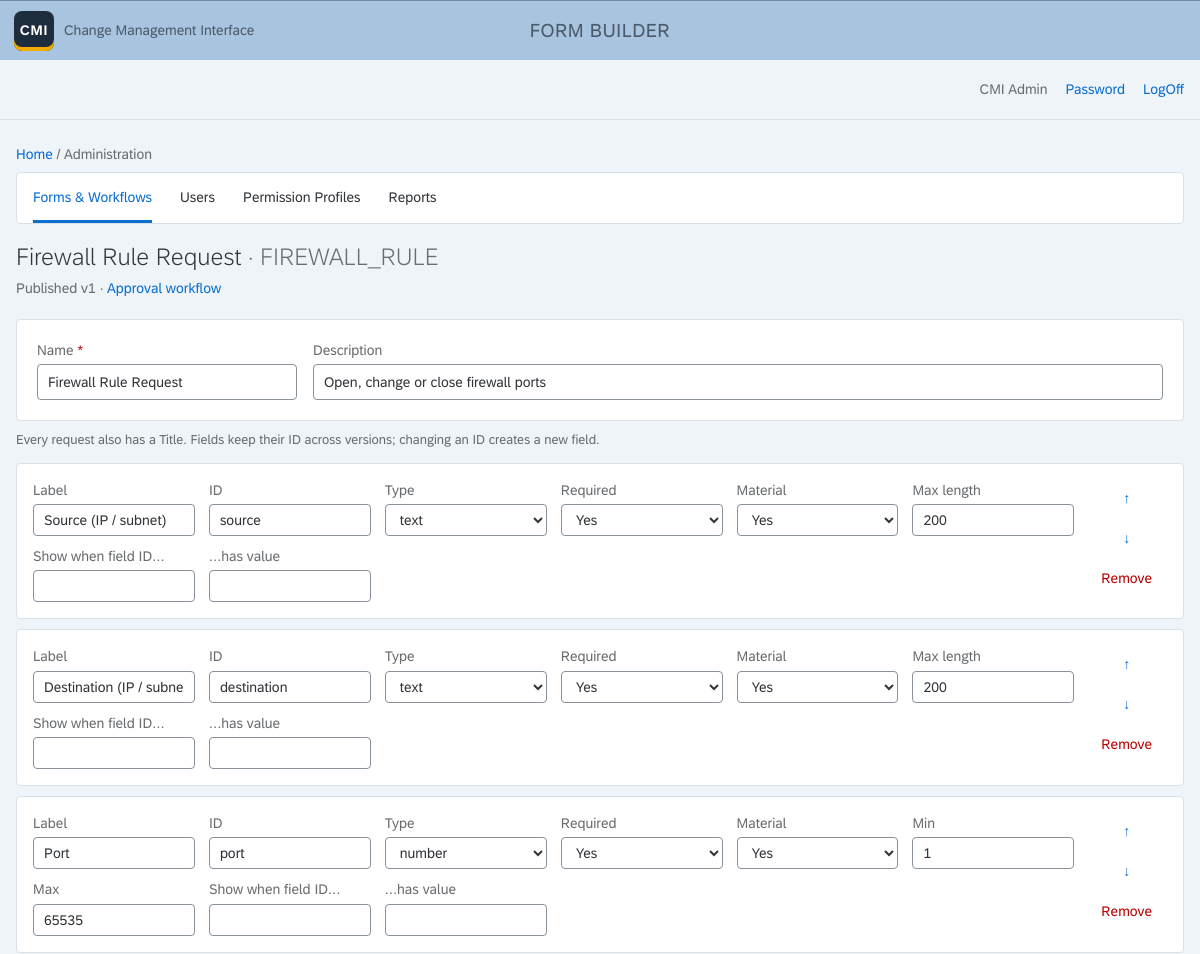
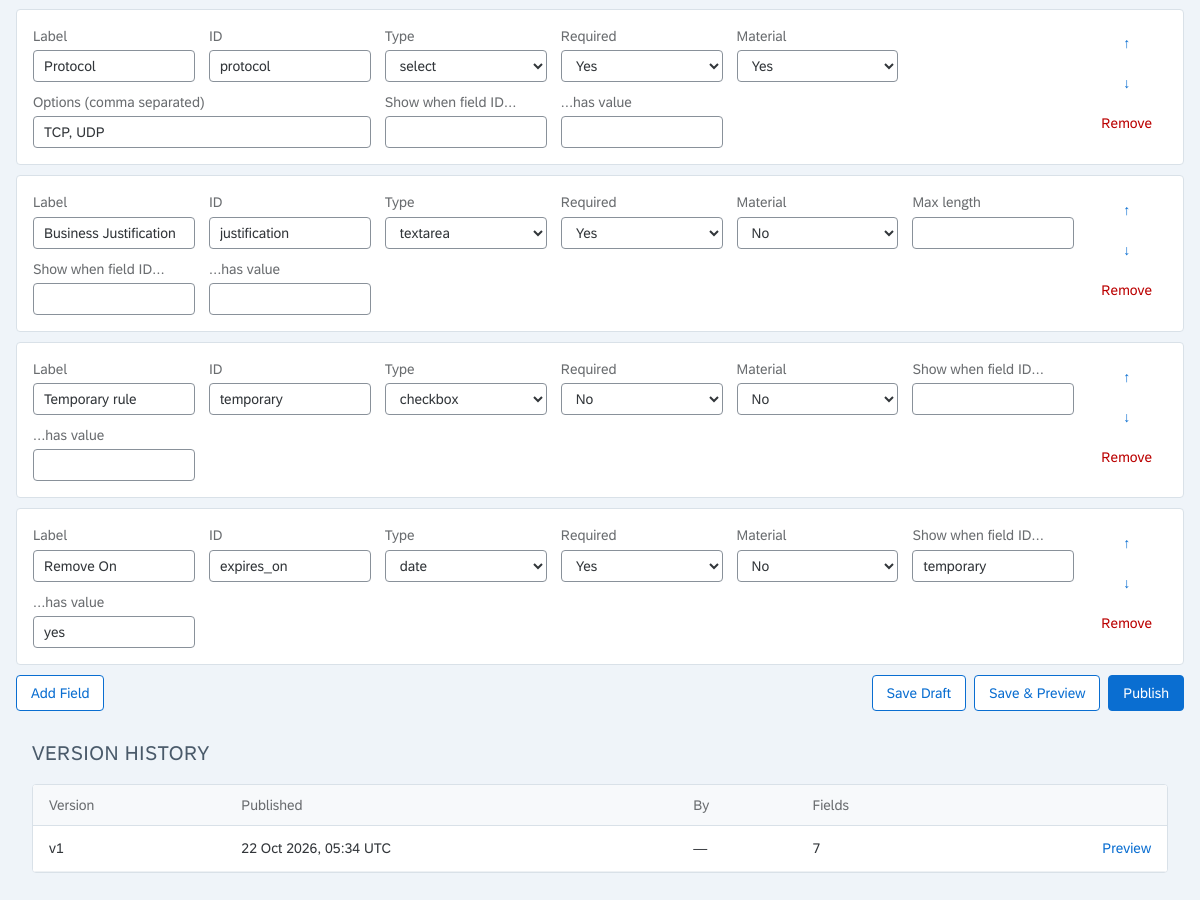
Page /admin/forms/2 (signed in) on the committed database (2 pictures, top to bottom).
### models.py (models this page shows, shortened)
class User(db.Model):
    id = db.Column(db.Integer, primary_key=True)
    email = db.Column(db.String(255), unique=True, nullable=False)
    name = db.Column(db.String(120), nullable=False)
    is_core = db.Column(db.Boolean, default=False, nullable=False)
    password_hash = db.Column(db.String(255))
    active = db.Column(db.Boolean, default=True, nullable=False)
    failed_logins = db.Column(db.Integer, default=0, nullable=False)
    locked_until = db.Column(db.DateTime)
    created_at = db.Column(db.DateTime, default=utcnow, nullable=False)
    deleted_at = db.Column(db.DateTime)  # soft delete: hidden everywhere; restore by clearing it (and setting active) in the DB
    profiles = db.relationship("PermissionProfile", secondary="user_profile", back_populates="users")
    def can(self, perm):
        return any(perm in p.permissions for p in self.profiles)

class Form(db.Model):
    id = db.Column(db.Integer, primary_key=True)
    key = db.Column(db.String(60), unique=True, nullable=False)
    name = db.Column(db.String(120), nullable=False)
    description = db.Column(db.String(255), default="", nullable=False)
    draft = db.Column(db.JSON, default=lambda: {"fields": []}, nullable=False)  # edited freely, published as a version
    archived = db.Column(db.Boolean, default=False, nullable=False)
    workflow = db.Column(db.JSON, default=list, nullable=False)
    default_assignee_id = db.Column(db.ForeignKey("user.id"))
    deleted_at = db.Column(db.DateTime)  # soft delete: hidden everywhere; restore by clearing it in the DB
    versions = db.relationship("FormVersion", order_by="FormVersion.version", back_populates="form")
    @classmethod
    def live(cls):
        return cls.query.filter(cls.deleted_at.is_(None))
    default_assignee = db.relationship("User")
    @property
    def latest(self):
        return self.versions[-1] if self.versions else None
    @property
    def has_unpublished_changes(self):
        return not self.latest or self.latest.schema != self.draft

class FormVersion(db.Model):
    id = db.Column(db.Integer, primary_key=True)
    form_id = db.Column(db.ForeignKey("form.id"), nullable=False)
    version = db.Column(db.Integer, nullable=False)
    schema = db.Column(db.JSON, nullable=False)  # {"fields": [{id, label, type, required, options, ...}]}
    published_at = db.Column(db.DateTime, default=utcnow, nullable=False)
    published_by_id = db.Column(db.ForeignKey("user.id"))
    form = db.relationship("Form", back_populates="versions")
    published_by = db.relationship("User")
    __table_args__ = (db.UniqueConstraint("form_id", "version"),)

### admin.py (the view, shortened to what this page needs)
@bp.route("/forms/<int:fid>", methods=["GET", "POST"])
def form_edit(fid):
    need("form.publish")
    form = Form.live().filter_by(id=fid).first_or_404()
    fields = form.draft["fields"]
    return render_template("admin_form_edit.html", form=form, fields=fields, name=form.name)

### app.py (called while the page is built)
@app.before_request
def guard():
    if request.method == "POST":
        token = session.get("_csrf")
        if not token or not secrets.compare_digest(request.form.get("_csrf", ""), token):
            abort(400, "Form expired. Reload the page and try again.")
    g.user = db.session.get(User, session["uid"]) if "uid" in session else None
    if g.user and not g.user.active:
        session.clear()
        g.user = None
    if not g.user and request.endpoint not in PUBLIC_ENDPOINTS:
        return redirect(url_for("login"))

@app.after_request
def security_headers(resp):
    resp.headers.setdefault("Content-Security-Policy", "default-src 'self'; style-src 'self' 'unsafe-inline'; "
                            "img-src 'self' data:; frame-ancestors 'none'; form-action 'self'")
    resp.headers.setdefault("X-Content-Type-Options", "nosniff")
    resp.headers.setdefault("Referrer-Policy", "same-origin")
    return resp

@app.context_processor
def template_globals():
    if "_csrf" not in session:
        session["_csrf"] = secrets.token_urlsafe(32)
    return dict(csrf=session["_csrf"])

@app.template_filter("dt")
def fmt_dt(value):
    return value.strftime("%d %b %Y, %H:%M UTC") if value else "—"

### core.py (called while the page is built)
def need(perm):
    if not g.user.can(perm):
        abort(403)

### templates/admin_form_edit.html (shortened to what this page needs)
{% extends "base.html" %}
{% block shell %}Form Builder{% endblock %}
{% macro row(f) %}
<div class="row panel builder-row">
  <div class="builder-grid">
    <div><label>Label</label><input name="f_label" value="{{ f.label }}" maxlength="120"></div>
    <div><label>ID</label><input name="f_id" value="{{ f.id }}" maxlength="40" placeholder="lower_case_id"></div>
    <div><label>Type</label><select name="f_type">{% for ty in ['text', 'textarea', 'select', 'multi_select', 'date', 'datetime', 'number', 'checkbox', 'file', 'image', 'section'] %}<option {% if ty == f.type %}selected{% endif %}>{{ ty }}</option>{% endfor %}</select></div>
    <div><label>Required</label><select name="f_required"><option value="no">No</option><option value="yes" {% if f.required %}selected{% endif %}>Yes</option></select></div>
    <div><label title="Changing this field after approval restarts approval">Material</label><select name="f_material"><option value="no">No</option><option value="yes" {% if f.material %}selected{% endif %}>Yes</option></select></div>
    <div class="wide" data-for="select multi_select"><label>Options (comma separated)</label><input name="f_options" value="{{ (f.options or [])|join(', ') }}"></div>
    <div data-for="number"><label>Min</label><input name="f_min" value="{{ f.min if f.min is defined else '' }}"></div>
    <div data-for="number"><label>Max</label><input name="f_max" value="{{ f.max if f.max is defined else '' }}"></div>
    <div data-for="text textarea"><label>Max length</label><input name="f_max_length" value="{{ f.max_length or '' }}"></div>
    <div><label>Show when field ID…</label><input name="f_show_field" value="{{ f.show_if.field if f.show_if else '' }}"></div>
    <div><label>…has value</label><input name="f_show_value" value="{{ f.show_if.equals if f.show_if else '' }}"></div>
  </div>
  <div class="row-actions">
    <button class="btn transparent" data-act="up" title="Move up" aria-label="Move up">↑</button>
    <button class="btn transparent" data-act="down" title="Move down" aria-label="Move down">↓</button>
    <button class="btn transparent reject" data-act="del">Remove</button>
  </div>
</div>
{% endmacro %}
{% block body %}
<main class="page">
  {% include "_admin_nav.html" %}
  <h1 class="title">{{ form.name }} <span class="muted">· {{ form.key }}</span></h1>
  <p class="subtitle">
    {% if form.latest %}Published v{{ form.latest.version }}{% if form.has_unpublished_changes %} · <span class="status critical">draft has unpublished changes</span>{% endif %}{% else %}Not published yet{% endif %}
    · <a href="{{ url_for('admin.form_workflow', fid=form.id) }}">Approval workflow</a>
  </p>
  <form method="post" data-rows>
    <div class="panel pad inline-form">
      <div><label for="name" class="req">Name</label><input id="name" name="name" value="{{ name }}" maxlength="120" required></div>
      <div class="grow"><label for="description">Description</label><input id="description" name="description" value="{{ form.description }}" maxlength="255"></div>
    </div>
    <p class="hint">Every request also has a Title. Fields keep their ID across versions; changing an ID creates a new field.</p>
    <div class="rows">{% for f in fields %}{{ row(f) }}{% endfor %}</div>
    <div class="actions">
      <button class="btn" data-act="add">Add Field</button>
      <span class="grow"></span>
      <button class="btn" name="action" value="save" type="submit">Save Draft</button>
      <button class="btn" name="action" value="preview" type="submit">Save &amp; Preview</button>
      <button class="btn emph" name="action" value="publish" type="submit">Publish</button>
    </div>
  </form>
  <section class="section">
    <h2>Version History</h2>
    <div class="panel table-wrap">
      <table>
        <thead><tr><th>Version</th><th>Published</th><th>By</th><th>Fields</th><th></th></tr></thead>
        <tbody>
          {% for v in form.versions|reverse %}
          <tr><td>v{{ v.version }}</td><td>{{ v.published_at|dt }}</td><td>{{ v.published_by.name if v.published_by else '—' }}</td>
            <td>{{ v.schema.fields|length }}</td><td class="right"><a href="{{ url_for('admin.form_preview', fid=form.id, version=v.version) }}">Preview</a></td></tr>
          {% else %}<tr><td colspan="5" class="empty">Not published yet.</td></tr>{% endfor %}
        </tbody>
      </table>
    </div>
  </section>
</main>
{% endblock %}

### templates/base.html (shortened to what this page needs)
<!doctype html>
<html lang="en">
<head>
<link rel="stylesheet" href="{{ url_for('static', filename='fiori.css') }}">
</head>
<body>
<header class="shell">
  <a class="logo" href="{{ url_for('home') }}"><b>CMI</b><span>Change Management Interface</span></a>
  <span class="shell-title">{% block shell %}{% endblock %}</span>
</header>
{% if g.user %}
<div class="subbar">
  <span class="user">{{ g.user.name }}</span>
  {% if g.user.is_core %}<a href="{{ url_for('account') }}">Password</a>{% endif %}
  <a href="{{ url_for('logout') }}">LogOff</a>
</div>
{% endif %}
{% block body %}{% endblock %}
</body>
</html>

### static/fiori.css (style rules this page uses)
:root { --shell: #a9c4df; --shell-text: #4a5a6a; --page: #eff4f9; --surface: #fff; --border: #d9e1e8; --rule: #c4cbd2; --text: #32363a; --muted: #6a6d70; --link: #0a6ed1; --brand: #0a6ed1; --brand-hover: #085caf; --positive: #107e3e; --negative: #bb0000; --critical: #e9730c; --info: #0a6ed1; --neutral: #6a6d70; }
* { box-sizing: border-box; }
body { margin: 0; font: 400 14px/1.45 "72", "72full", Arial, Helvetica, sans-serif; color: var(--text); background: var(--page); }
a { color: var(--link); text-decoration: none; }
.shell { height: 60px; display: grid; grid-template-columns: 1fr auto 1fr; align-items: center; padding: 0 14px; background: var(--shell); border-top: 1px solid #6f8aa3; }
.shell-title { color: var(--shell-text); font-size: 19px; letter-spacing: .02em; text-transform: uppercase; }
.logo { justify-self: start; display: inline-flex; align-items: center; gap: 10px; color: var(--shell-text); font-size: 14px; }
.logo b { display: grid; place-items: center; width: 40px; height: 40px; border-radius: 8px; background: #1d2d3e; color: #fff; font-size: 14px; letter-spacing: .06em; box-shadow: inset 0 -4px 0 #f0ab00; }
.subbar { height: 60px; display: flex; justify-content: flex-end; align-items: center; gap: 18px; padding: 0 16px; border-bottom: 1px solid var(--border); }
.subbar .user { color: var(--muted); }
.page { padding: 24px 16px 96px; }
.title { font-size: 24px; font-weight: 300; margin: 0 0 4px; }
.subtitle { color: var(--muted); margin: 0 0 20px; }
.panel { background: var(--surface); border: 1px solid var(--border); border-radius: 4px; }
.btn { font: inherit; height: 36px; padding: 0 14px; border-radius: 4px; cursor: pointer; border: 1px solid var(--brand); background: var(--surface); color: var(--brand); }
.btn.emph { background: var(--brand); color: #fff; }
.btn.reject { border-color: var(--negative); color: var(--negative); }
.btn.transparent { border-color: transparent; }
label { display: block; color: var(--muted); font-size: 14px; margin-bottom: 4px; }
input, select, textarea { font: inherit; color: var(--text); width: 100%; height: 36px; padding: 0 10px; border: 1px solid #89919a; border-radius: 4px; background: var(--surface); }
.table-wrap { overflow-x: auto; }
table { width: 100%; border-collapse: collapse; background: var(--surface); }
th { text-align: left; font-weight: 400; color: var(--muted); padding: 10px 16px; border-bottom: 1px solid var(--border); background: #f7f9fb; white-space: nowrap; }
td { padding: 12px 16px; border-bottom: 1px solid #eef1f4; vertical-align: top; }
.section { padding: 28px 16px 8px; scroll-margin-top: 10px; }
.section:last-child { padding-bottom: 90px; }
.section h2 { font-size: 20px; font-weight: 400; margin: 0 0 16px; text-transform: uppercase; letter-spacing: .02em; color: var(--shell-text); }
.hint { color: var(--muted); font-size: 13px; margin-top: 10px; }
.req::after { content: " *"; color: var(--negative); }
.pad { padding: 20px; }
.actions { display: flex; gap: 8px; justify-content: flex-end; margin-top: 8px; }
.muted { color: var(--muted); }
.right { text-align: right; }
.grow { flex: 1 1 auto; }
.inline-form { display: flex; flex-wrap: wrap; gap: 12px 16px; align-items: end; }
.inline-form > div { flex: 0 1 260px; }
.inline-form > .grow { flex: 1 1 320px; }
.builder-row { display: flex; gap: 12px; padding: 16px; margin-bottom: 10px; }
.builder-grid { flex: 1; display: grid; grid-template-columns: repeat(auto-fill, minmax(150px, 1fr)); gap: 10px 14px; }
.builder-grid .wide { grid-column: span 2; }
.builder-grid input, .builder-grid select { height: 32px; }
.row-actions { display: flex; flex-direction: column; gap: 4px; }

### rows in the picture
User: user.name "CMI Admin"
Form: name "Firewall Rule Request", key "FIREWALL_RULE", description "Open, change or close firewall ports"
FormVersion: latest.version "1", version "1", published_at|dt "22 Oct 2026, 05:34 UTC", published_by "—", schema.fields|length "7"

### other values in the picture
form field f_type "text"
form field f_type "number"
form field f_type "select"
form field f_type "textarea"
form field f_type "checkbox"
form field f_type "date"
